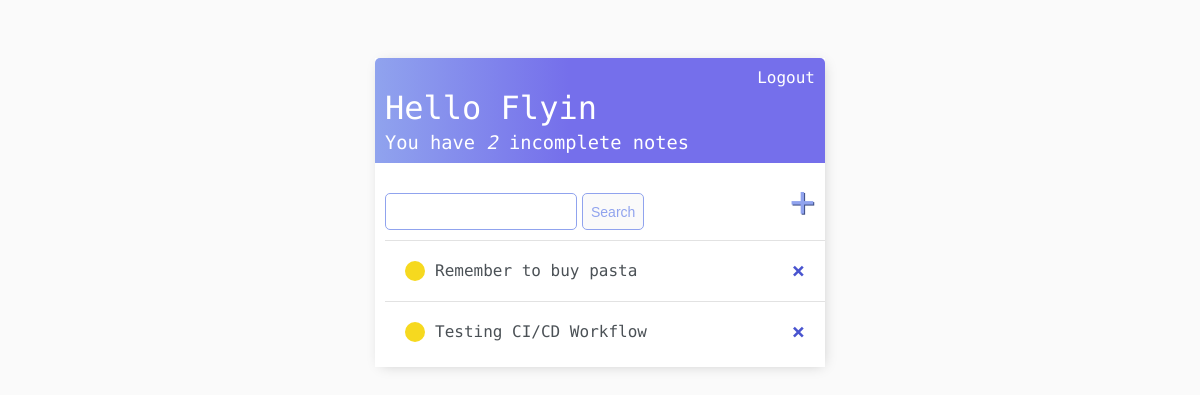
The app's page / (signed in), older data.
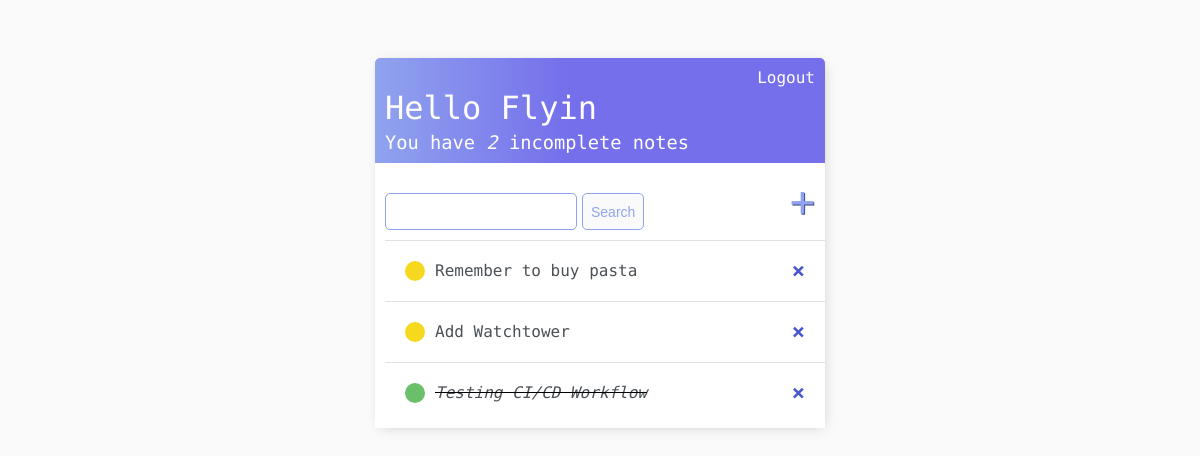
The same page, newer data.
### notes/models.py (models this page shows)
class Note(models.Model):
    user = models.ForeignKey(User, on_delete=models.CASCADE, null=True, blank=True)
    title = models.CharField(max_length=200)
    description = models.TextField(null=True, blank=True)
    complete = models.BooleanField(default=False)
    created = models.DateTimeField(auto_now_add=True)
    def __str__(self):
        return self.title
    class Meta:
        ordering = ['complete']

### notes/views.py (the view)
# urls.py: path('', NoteList.as_view(), name='notes'),
class NoteList(LoginRequiredMixin, ListView):
    model = Note
    context_object_name = 'notes'
    def get_context_data(self, **kwargs):
        context = super().get_context_data(**kwargs)
        context['notes'] = context['notes'].filter(user=self.request.user)
        context['count'] = context['notes'].filter(complete=False).count()
        search_input = self.request.GET.get('search-area') or ''
        if search_input:
            context['notes'] = Note.objects.raw(
                f"SELECT * FROM notes_note WHERE user_id = {self.request.user.id}"
                f" AND title LIKE '{search_input}%'"
            )
        context['search_input'] = search_input
        return context

### notes/templates/notes/note_list.html (shortened to what this page needs)
{% extends 'notes/main.html' %}
{% block content %}
<div class="header-bar">
    <div>
        <h1>Hello {{request.user|title|safe}}</h1>
        <h3 style="margin:0">You have <i>{{count}}</i> incomplete note{{ count|pluralize:"s" }}</h3>
    </div>
    {% if request.user.is_authenticated %}
        <form action="{% url 'logout' %}" method="post">
            <button type="submit" class="text-button">Logout</button>
        </form>
    {% else %}
    <a href="{% url 'login' %}">Login</a>
    {% endif %}
</div>
<div id="search-add-wrapper">
    <form method="GET" class="search-form">
        <input type="text" name="search-area" value="{{search_input}}">
        <input class="button" type="submit" value="Search">
    </form>
    <a id="add-link" href="{% url 'note-create' %}">&#x2b;</a>
</div>
<div class="note-items-wrapper">
    {% for note in notes %}
    <div class="note-wrapper">
        {% if note.complete %}
        <div class="note-title">
            <div class="note-complete-icon"></div>
            <i><s><a href="{% url 'note-update' note.id %}">{{note}}</a></s></i>
        </div>
        <a class="delete-link" href="{% url 'note-delete' note.id %}">&#215;</a>
        {% else %}
        <div class="note-title">
            <div class="note-incomplete-icon"></div>
            <a href="{% url 'note-update' note.id %}">{{note|safe}}</a>
        </div>
        <a class="delete-link" href="{% url 'note-delete' note.id %}">&#215;</a>
        {% endif %}
    </div>
    {% empty %}
    <h3>No items in list</h3>
    {% endfor %}
</div>
{% endblock content %}

### notes/templates/notes/main.html (shortened to what this page needs)
<!DOCTYPE html>
<html>
<head>
    </head>
    <body>
        <div class="container">
            {% block content %}
            {% endblock content %}
        </div>
    </body>
</html>

### notes/templates/notes/main.html (style rules this page uses)
body { background-color: #FAFAFA; font-family: 'Fira Code', monospace; padding-top: 50px; }
h1, h2, h3, h4, h5, h6 { font-family: 'Fira code', monospace; font-weight: normal; margin-bottom: 5px; }
a, p { color: #4b5156; }
.container { max-width: 450px; margin: auto; background-color: #fff; -webkit-box-shadow: 2px 2px 13px -4px rgba(0, 0, 0, 0.21); box-shadow: 2px 2px 13px -4px rgba(0, 0, 0, 0.21); }
.header-bar { display: flex; justify-content: space-between; color: #fff; padding: 10px; border-radius: 5px 5px 0 0; background: linear-gradient(90deg, #90a3ee 0%, #756feb 43%, #756feb 100%); }
.note-wrapper { display: flex; align-items: center; justify-content: space-between; padding: 20px; background-color: #fff; border-top: 1px solid rgb(226, 226, 226); }
.note-title { display: flex; }
.note-title a { text-decoration: none; color: #4b5156; margin-left: 10px; }
.note-complete-icon { height: 20px; width: 20px; background-color: rgb(105, 192, 105); border-radius: 50%; }
.note-incomplete-icon { height: 20px; width: 20px; background-color: #F6D91F; border-radius: 50%; }
.delete-link { text-decoration: none; font-weight: 900; color: #4954cf; font-size: 22px; line-height: 0; }
#search-add-wrapper { display: flex; justify-content: space-between; align-items: center; padding: 10px; }
#add-link { color: #90a3ee; text-decoration: none; font-size: 42px; text-shadow: 1px 1px #3b4b81; }
input[type=text], input[type=password], textarea { font-family: 'Fira code', monospace; border: 1px solid #90a3ee; border-radius: 5px; padding: 10px; width: 90%; height: auto; }
.button { border: 1px solid #90a3ee; background-color: #FAFAFA; color: #90a3ee; padding: 8px; font-size: 14px; border-radius: 5px; cursor: pointer; text-decoration: none; margin-left: 5px; }
.text-button { background: none; border: none; color: inherit; font: inherit; cursor: pointer; padding: 0; text-decoration: none; }
.note-items-wrapper { padding-bottom: 5px; padding-left: 10px; }
.search-form { margin-top: 20px; display: flex; }

Row changes from the older to the newer data that the page shows:
added Note: title "Add Watchtower"
changed Note "Testing CI/CD Workflow": complete False → True (drawn)
